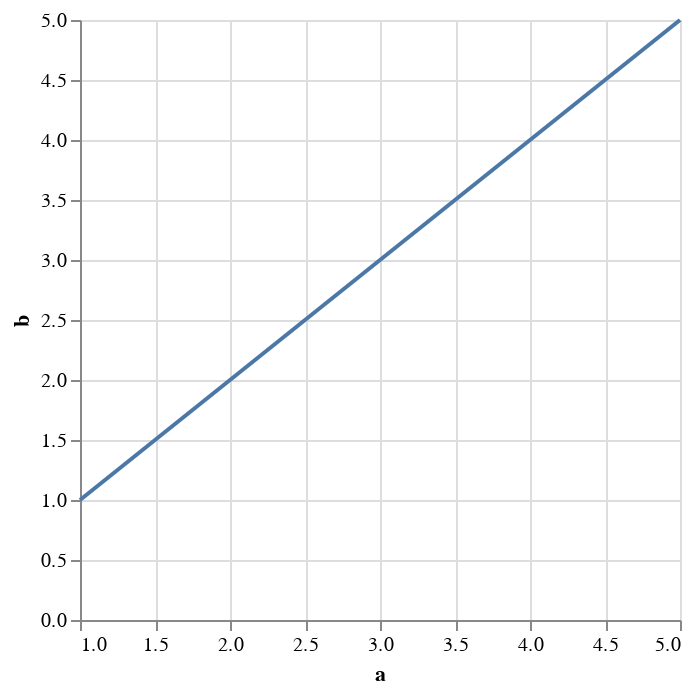

The cell this chart's notebook holds for it:
### Code cell
import altair as alt
import polars as pl

data = pl.DataFrame(
    {
        "a": [1, 2, 3, 4, 5],
        "b": [1, 2, 3, 4, 5],
    }
)

alt.Chart(data).mark_line().encode(x="a", y="b").properties(width="container")

### Figure 1 — Vega-Lite specification as saved in the notebook (floating-point values rounded to 4 significant figures)
{"config": {"view": {"continuousWidth": 300, "continuousHeight": 300}}, "data": {"name": "data-795ef453b6029125363cf23922332750"}, "mark": {"type": "line"}, "encoding": {"x": {"field": "a", "type": "quantitative"}, "y": {"field": "b", "type": "quantitative"}}, "width": "container", "$schema": "https://vega.github.io/schema/vega-lite/v5.20.1.json", "datasets": {"data-795ef453b6029125363cf23922332750": [{"a": 1, "b": 1}, {"a": 2, "b": 2}, {"a": 3, "b": 3}, {"a": 4, "b": 4}, {"a": 5, "b": 5}]}}
